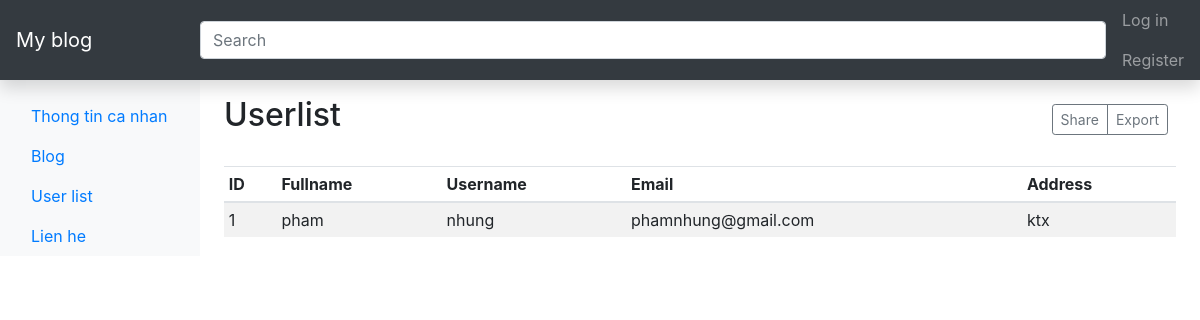
/user_list/, run on an earlier commit of the app's database.
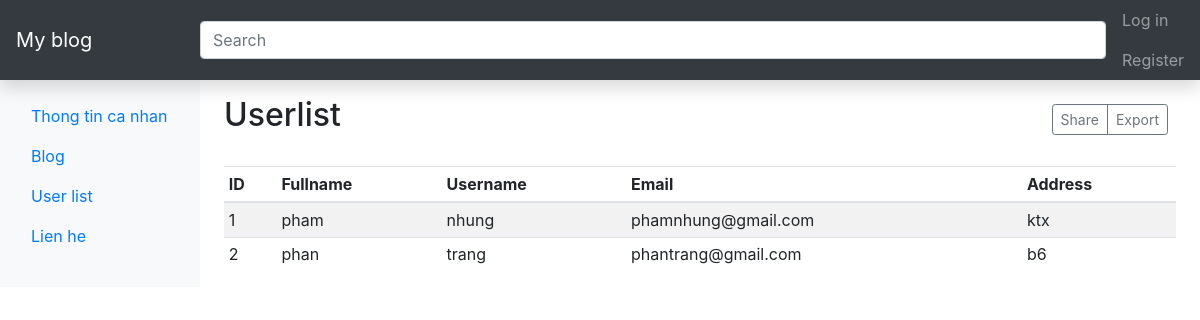
And on a later commit of the database.
### home/models.py (models this page shows)
class User(AbstractBaseUser, PermissionsMixin):
    email = models.EmailField(db_index=True, unique=True, max_length=254)
    first_name = models.CharField(max_length=240)
    last_name = models.CharField(max_length=255)
    address = models.CharField(max_length=255)
    is_staff = models.BooleanField(default=True)
    is_active = models.BooleanField(default=True)
    is_superuser = models.BooleanField(default=False)
    objects = CustomUserManager()
    USERNAME_FIELD = 'email'
    REQUIRED_FIELDS = ['first_name', 'last_name', 'address']
    class Meta:
        verbose_name = 'User'
        verbose_name_plural = 'Users'

### home/views.py (the view)
# urls.py: path('user_list/', views.UserListView.as_view(), name='user_list'),
class UserListView(ListView):
    model = User
    queryset = get_user_model().objects.all()
    template_name = 'pages/user_list.html'
    context_object_name = 'Users'
    paginate_by = 10  # maximum per page is 1 blog posts

### home/templates/pages/user_list.html (shortened to what this page needs)
{% extends "pages/base.html" %}
{% block page_name %}Userlist{% endblock %}
{% block content %}
<div class="table-responsive">
    <table class="table table-striped table-sm">
        <thead>
            <tr>
                <th>ID</th>
                <th>Fullname</th>
                <th>Username</th>
                <th>Email</th>
                <th>Address</th>
            </tr>
        </thead>
        <tbody>
            {% for user in Users %}
            <tr>
                <td>{{user.id}}</td>
                <td>{{user.first_name}}</td>
                <td>{{user.last_name}}</td>
                <td>{{user.email}}</td>
                <td>{{user.address}}</td>
            </tr>
            {% endfor %}
        </tbody>
    </table>
</div>
{% endblock %}

What changed in the data, as far as the page shows it:
added User: id "2", first_name "phan", last_name "trang", email "phantrang@gmail.com", address "b6"
